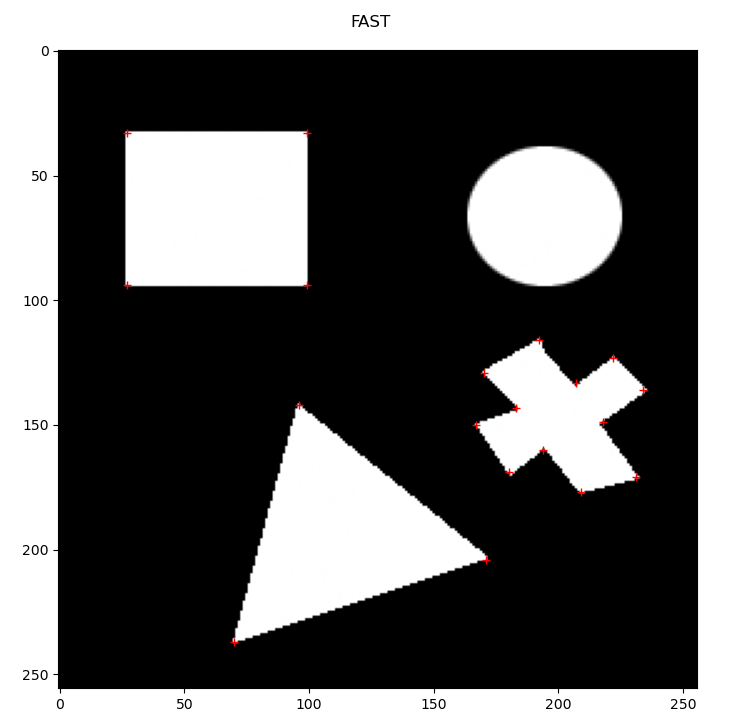

The script that drew this image:
# -*- coding: utf-8 -*-
"""
Created on Sat Feb 12 11:58:01 2022

@author: paulg
"""

# -*- coding: utf-8 -*-
"""
Created on Sat Feb 12 11:05:26 2022

@author: paulg
"""

import numpy as np
import matplotlib.pyplot as plt
from PIL import Image, ImageOps
import scipy.signal as sg
import cv2



def fast(I,t=80):

    h,l = I.shape
    t=80
    
    coins=[]
    maxi=np.zeros(I.shape)
    
    for i in range(3,h-3):
        for j in range(3,l-3):
            FAST=[I[i+3,j],I[i+3,j+1],I[i+2,j+2],I[i+1,j+3],I[i,j+3],I[i-1,j+3],I[i-2,j+2],I[i-3,j+1],I[i-3,j],I[i-3,j-1],I[i-2,j-2],I[i-1,j-3],I[i,j-3],I[i+1,j-3],I[i+2,j-2],I[i+3,j-1]]
            d=0
            b=0
            dmax=0
            bmax=0
            Ic=I[i,j]
            fast=np.zeros((16,1))
            last=''
            FAST2=np.concatenate((FAST,FAST))
            for k in range(len(FAST2)):
                
                if (FAST2[k]<Ic-t):
                    d+=1
                    if (last!='d'):
                        if (b>bmax):
                            bmax=b
                        b=0
                    last='d'
                        
                elif (FAST2[k]>Ic+t):
                    b+=1
                    if (last!='b'):
                        if (d>dmax):
                            dmax=d
                        d=0
                    last='b'
                     
                else :
                    last='s'
                    if (d>dmax):
                        dmax=d
                    if (b>bmax):
                        bmax=b
                    d=0
                    b=0
                    
            maxi[i,j]=max(dmax,bmax)
     
    FAST_max=np.zeros(I.shape)
                          
    largeur = 2
    for i in range(largeur,h-largeur):
        for j in range(largeur,l-largeur):
            valeur=maxi[i,j]
            if valeur==np.max(maxi[i-largeur:i+largeur+1,j-largeur:j+largeur+1]):
                FAST_max[i,j]=valeur
                maxi[i,j]=valeur+1
                   
    x,y=np.where(FAST_max>9)

    return (x,y)      


if __name__ == "__main__":
    img = Image.open("synthetic.gif")
    img = np.array(img)
    
    img = Image.open("set1-1.png")
    img = np.array(ImageOps.grayscale(img))
    
    
    # img = Image.open("set1-2.png")
    # img = np.array(ImageOps.grayscale(img))
    
    
    x,y = fast(img,t=80)
    
    fig, ax = plt.subplots(1, 1)
    fig.suptitle("FAST")
    ax.plot(y,x,'+r')
    
    
    ax.imshow(img,cmap='gray')
                
            
